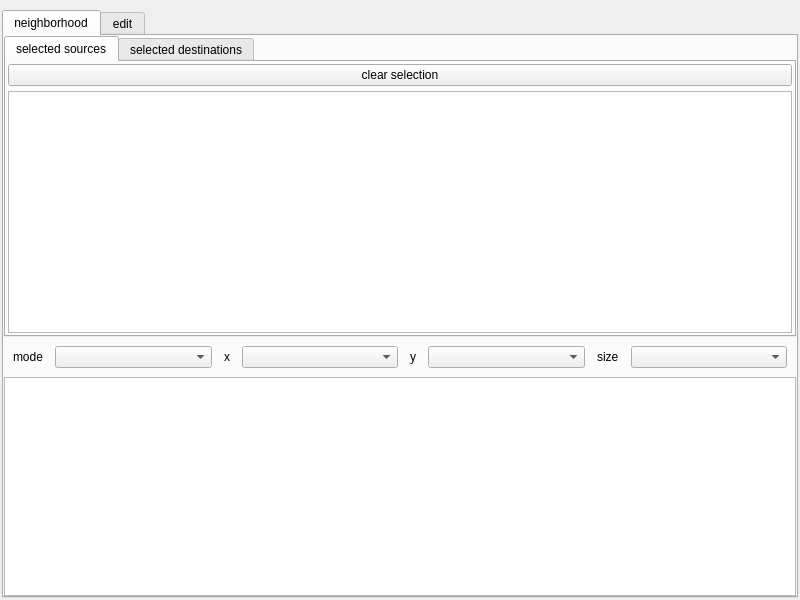
<?xml version="1.0" encoding="UTF-8"?>
<ui version="4.0">
 <class>Form</class>
 <widget class="QWidget" name="Form">
  <property name="geometry">
   <rect>
    <x>0</x>
    <y>0</y>
    <width>800</width>
    <height>600</height>
   </rect>
  </property>
  <property name="windowTitle">
   <string>Form</string>
  </property>
  <layout class="QVBoxLayout" name="verticalLayout_2">
   <property name="spacing">
    <number>0</number>
   </property>
   <property name="leftMargin">
    <number>2</number>
   </property>
   <property name="topMargin">
    <number>10</number>
   </property>
   <property name="rightMargin">
    <number>2</number>
   </property>
   <property name="bottomMargin">
    <number>2</number>
   </property>
   <item>
    <widget class="QTabWidget" name="edit_mode_toggle">
     <property name="tabPosition">
      <enum>QTabWidget::North</enum>
     </property>
     <property name="tabShape">
      <enum>QTabWidget::Rounded</enum>
     </property>
     <property name="currentIndex">
      <number>0</number>
     </property>
     <property name="elideMode">
      <enum>Qt::ElideLeft</enum>
     </property>
     <property name="usesScrollButtons">
      <bool>false</bool>
     </property>
     <widget class="QWidget" name="neighborhood_tab">
      <attribute name="title">
       <string>neighborhood</string>
      </attribute>
      <layout class="QVBoxLayout" name="verticalLayout">
       <property name="spacing">
        <number>0</number>
       </property>
       <property name="margin">
        <number>0</number>
       </property>
       <item>
        <widget class="QTabWidget" name="selection_mode_toggle">
         <property name="currentIndex">
          <number>0</number>
         </property>
         <widget class="QWidget" name="tab_1">
          <attribute name="title">
           <string>selected sources</string>
          </attribute>
          <layout class="QVBoxLayout" name="verticalLayout_4">
           <property name="spacing">
            <number>5</number>
           </property>
           <property name="margin">
            <number>2</number>
           </property>
           <item>
            <widget class="QPushButton" name="clear_sources_button">
             <property name="enabled">
              <bool>true</bool>
             </property>
             <property name="text">
              <string>clear selection</string>
             </property>
            </widget>
           </item>
           <item>
            <widget class="QTableView" name="source_list">
             <property name="alternatingRowColors">
              <bool>true</bool>
             </property>
             <property name="selectionMode">
              <enum>QAbstractItemView::MultiSelection</enum>
             </property>
             <property name="selectionBehavior">
              <enum>QAbstractItemView::SelectRows</enum>
             </property>
            </widget>
           </item>
          </layout>
         </widget>
         <widget class="QWidget" name="tab_2">
          <attribute name="title">
           <string>selected destinations</string>
          </attribute>
          <layout class="QVBoxLayout" name="verticalLayout_5">
           <property name="spacing">
            <number>5</number>
           </property>
           <property name="margin">
            <number>2</number>
           </property>
           <item>
            <widget class="QPushButton" name="clear_dests_button">
             <property name="text">
              <string>clear selection</string>
             </property>
            </widget>
           </item>
           <item>
            <widget class="QTableView" name="destination_list">
             <property name="minimumSize">
              <size>
               <width>0</width>
               <height>240</height>
              </size>
             </property>
             <property name="alternatingRowColors">
              <bool>true</bool>
             </property>
             <property name="selectionMode">
              <enum>QAbstractItemView::MultiSelection</enum>
             </property>
             <property name="selectionBehavior">
              <enum>QAbstractItemView::SelectRows</enum>
             </property>
            </widget>
           </item>
          </layout>
         </widget>
        </widget>
       </item>
       <item>
        <widget class="QWidget" name="widget_3" native="true">
         <property name="sizePolicy">
          <sizepolicy hsizetype="Preferred" vsizetype="Preferred">
           <horstretch>0</horstretch>
           <verstretch>0</verstretch>
          </sizepolicy>
         </property>
         <layout class="QHBoxLayout" name="horizontalLayout_5">
          <property name="spacing">
           <number>12</number>
          </property>
          <item>
           <widget class="QLabel" name="label_3">
            <property name="sizePolicy">
             <sizepolicy hsizetype="Fixed" vsizetype="Preferred">
              <horstretch>0</horstretch>
              <verstretch>0</verstretch>
             </sizepolicy>
            </property>
            <property name="text">
             <string>mode</string>
            </property>
           </widget>
          </item>
          <item>
           <widget class="QComboBox" name="mode_picker"/>
          </item>
          <item>
           <widget class="QLabel" name="label">
            <property name="sizePolicy">
             <sizepolicy hsizetype="Fixed" vsizetype="Preferred">
              <horstretch>0</horstretch>
              <verstretch>0</verstretch>
             </sizepolicy>
            </property>
            <property name="text">
             <string>x</string>
            </property>
            <property name="scaledContents">
             <bool>false</bool>
            </property>
           </widget>
          </item>
          <item>
           <widget class="QComboBox" name="x_param_picker"/>
          </item>
          <item>
           <widget class="QLabel" name="label_2">
            <property name="sizePolicy">
             <sizepolicy hsizetype="Fixed" vsizetype="Preferred">
              <horstretch>0</horstretch>
              <verstretch>0</verstretch>
             </sizepolicy>
            </property>
            <property name="text">
             <string>y</string>
            </property>
           </widget>
          </item>
          <item>
           <widget class="QComboBox" name="y_param_picker"/>
          </item>
          <item>
           <widget class="QLabel" name="label_4">
            <property name="sizePolicy">
             <sizepolicy hsizetype="Fixed" vsizetype="Preferred">
              <horstretch>0</horstretch>
              <verstretch>0</verstretch>
             </sizepolicy>
            </property>
            <property name="text">
             <string>size</string>
            </property>
           </widget>
          </item>
          <item>
           <widget class="QComboBox" name="size_param_picker"/>
          </item>
         </layout>
        </widget>
       </item>
       <item>
        <widget class="MapperGraphicsView" name="graphics_view">
         <property name="verticalScrollBarPolicy">
          <enum>Qt::ScrollBarAlwaysOff</enum>
         </property>
         <property name="horizontalScrollBarPolicy">
          <enum>Qt::ScrollBarAlwaysOff</enum>
         </property>
         <property name="renderHints">
          <set>QPainter::Antialiasing|QPainter::TextAntialiasing</set>
         </property>
         <property name="dragMode">
          <enum>QGraphicsView::RubberBandDrag</enum>
         </property>
         <property name="transformationAnchor">
          <enum>QGraphicsView::AnchorUnderMouse</enum>
         </property>
        </widget>
       </item>
      </layout>
     </widget>
     <widget class="QWidget" name="edit_tab">
      <attribute name="title">
       <string>edit</string>
      </attribute>
      <layout class="QVBoxLayout" name="verticalLayout_3">
       <property name="spacing">
        <number>0</number>
       </property>
       <property name="margin">
        <number>0</number>
       </property>
       <item>
        <widget class="QWidget" name="widget_2" native="true">
         <layout class="QHBoxLayout" name="horizontalLayout_4">
          <property name="spacing">
           <number>0</number>
          </property>
          <property name="margin">
           <number>2</number>
          </property>
          <item>
           <widget class="QToolButton" name="makeButton">
            <property name="focusPolicy">
             <enum>Qt::NoFocus</enum>
            </property>
            <property name="text">
             <string>Make Mapping</string>
            </property>
            <property name="checkable">
             <bool>true</bool>
            </property>
            <property name="checked">
             <bool>true</bool>
            </property>
            <property name="autoExclusive">
             <bool>true</bool>
            </property>
            <property name="autoRaise">
             <bool>true</bool>
            </property>
           </widget>
          </item>
          <item>
           <widget class="QToolButton" name="deleteButton">
            <property name="focusPolicy">
             <enum>Qt::NoFocus</enum>
            </property>
            <property name="text">
             <string>Delete Mapping</string>
            </property>
            <property name="checkable">
             <bool>true</bool>
            </property>
            <property name="autoExclusive">
             <bool>true</bool>
            </property>
            <property name="autoRaise">
             <bool>true</bool>
            </property>
           </widget>
          </item>
          <item>
           <widget class="QToolButton" name="lockButton">
            <property name="focusPolicy">
             <enum>Qt::NoFocus</enum>
            </property>
            <property name="text">
             <string>Lock Mapping</string>
            </property>
            <property name="checkable">
             <bool>true</bool>
            </property>
            <property name="autoExclusive">
             <bool>true</bool>
            </property>
            <property name="autoRaise">
             <bool>true</bool>
            </property>
           </widget>
          </item>
         </layout>
        </widget>
       </item>
       <item>
        <widget class="QWidget" name="widget" native="true">
         <property name="minimumSize">
          <size>
           <width>0</width>
           <height>100</height>
          </size>
         </property>
         <layout class="QHBoxLayout" name="horizontalLayout_3">
          <property name="spacing">
           <number>0</number>
          </property>
          <property name="margin">
           <number>2</number>
          </property>
          <item>
           <widget class="QTreeView" name="source_signal_list">
            <property name="minimumSize">
             <size>
              <width>300</width>
              <height>0</height>
             </size>
            </property>
            <property name="focusPolicy">
             <enum>Qt::NoFocus</enum>
            </property>
            <property name="editTriggers">
             <set>QAbstractItemView::NoEditTriggers</set>
            </property>
            <property name="alternatingRowColors">
             <bool>false</bool>
            </property>
            <property name="indentation">
             <number>13</number>
            </property>
            <property name="rootIsDecorated">
             <bool>true</bool>
            </property>
            <property name="itemsExpandable">
             <bool>true</bool>
            </property>
            <property name="expandsOnDoubleClick">
             <bool>false</bool>
            </property>
           </widget>
          </item>
          <item>
           <widget class="QGraphicsView" name="graphics_view_2">
            <property name="focusPolicy">
             <enum>Qt::NoFocus</enum>
            </property>
            <property name="layoutDirection">
             <enum>Qt::LeftToRight</enum>
            </property>
            <property name="verticalScrollBarPolicy">
             <enum>Qt::ScrollBarAlwaysOff</enum>
            </property>
            <property name="horizontalScrollBarPolicy">
             <enum>Qt::ScrollBarAlwaysOff</enum>
            </property>
            <property name="renderHints">
             <set>QPainter::Antialiasing|QPainter::TextAntialiasing</set>
            </property>
           </widget>
          </item>
          <item>
           <widget class="QTreeView" name="destination_signal_list">
            <property name="minimumSize">
             <size>
              <width>300</width>
              <height>0</height>
             </size>
            </property>
            <property name="focusPolicy">
             <enum>Qt::NoFocus</enum>
            </property>
            <property name="editTriggers">
             <set>QAbstractItemView::NoEditTriggers</set>
            </property>
            <property name="indentation">
             <number>13</number>
            </property>
            <property name="rootIsDecorated">
             <bool>true</bool>
            </property>
            <property name="expandsOnDoubleClick">
             <bool>false</bool>
            </property>
           </widget>
          </item>
         </layout>
        </widget>
       </item>
      </layout>
     </widget>
    </widget>
   </item>
  </layout>
 </widget>
 <customwidgets>
  <customwidget>
   <class>MapperGraphicsView</class>
   <extends>QGraphicsView</extends>
   <header>mappergraphicsview.h</header>
  </customwidget>
 </customwidgets>
 <resources/>
 <connections/>
</ui>
